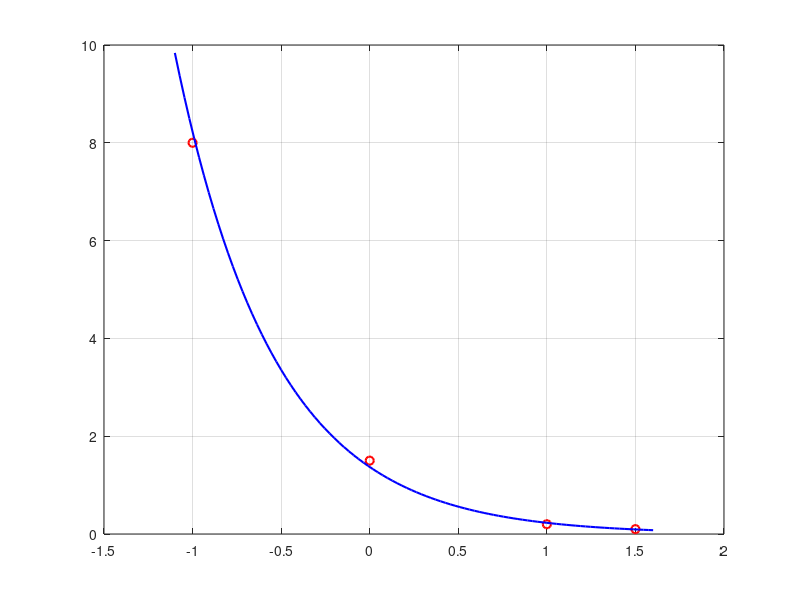

This chart was generated by the following MATLAB code:
#pontos
x = [-1 0 1 1.5]';
y = [8.0 1.5 0.2 0.1]';

#resol. as eqs. normais
A = [ones(4,1) x];
c = inv(A'*A)*A'*log(y)

#fun. ajustada
a = exp(c(1)), b = c(2)
f = @(x) a*exp(b*x);

#esboco da fun. ajustada
xx = linspace(-1.1,1.6);
plot(x,y,'ro','linewidth',1.5,...
     xx,f(xx),'b-','linewidth',1.5);grid
